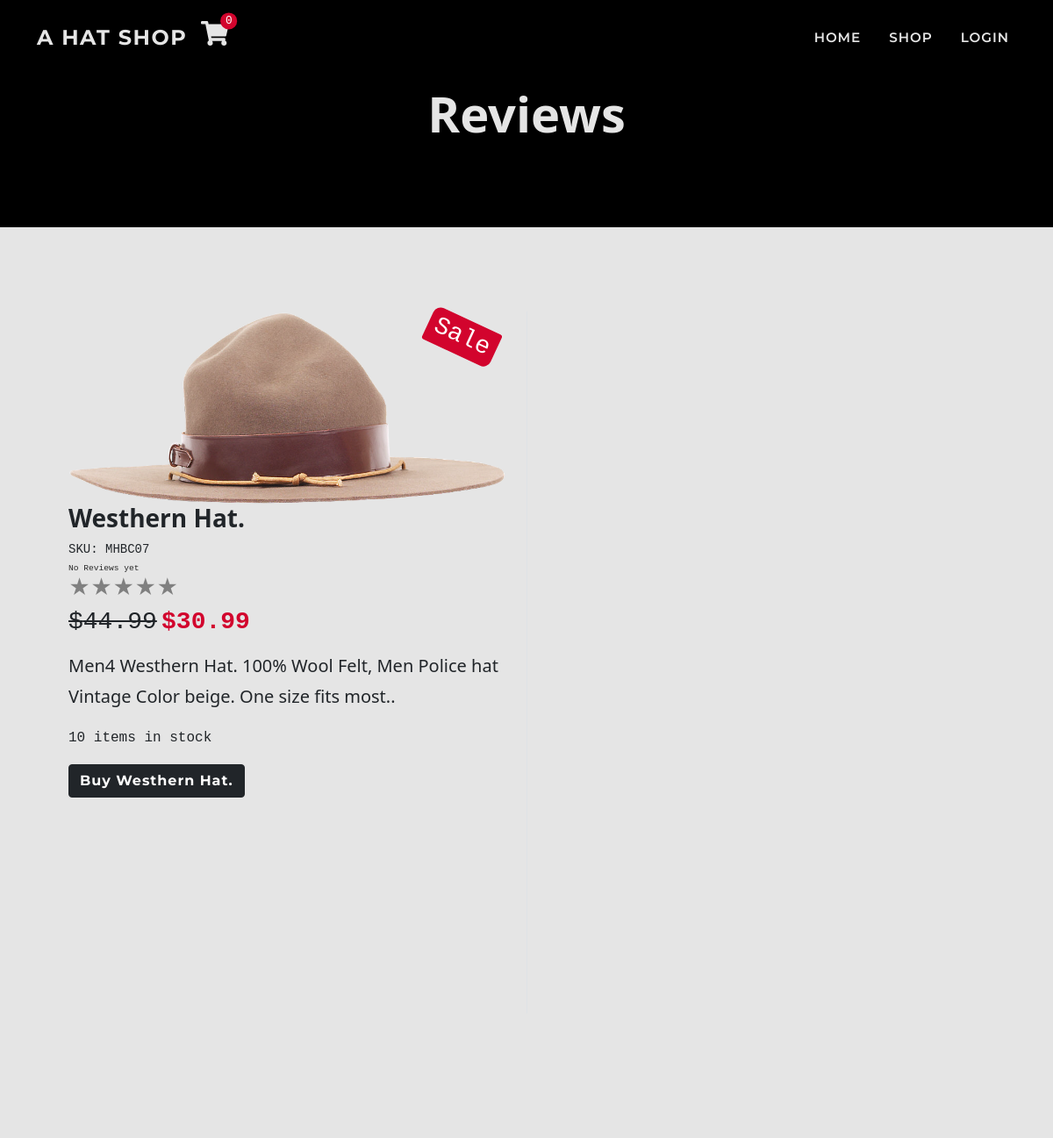
Page /review/all/11/ (upper part) on the earlier database version.
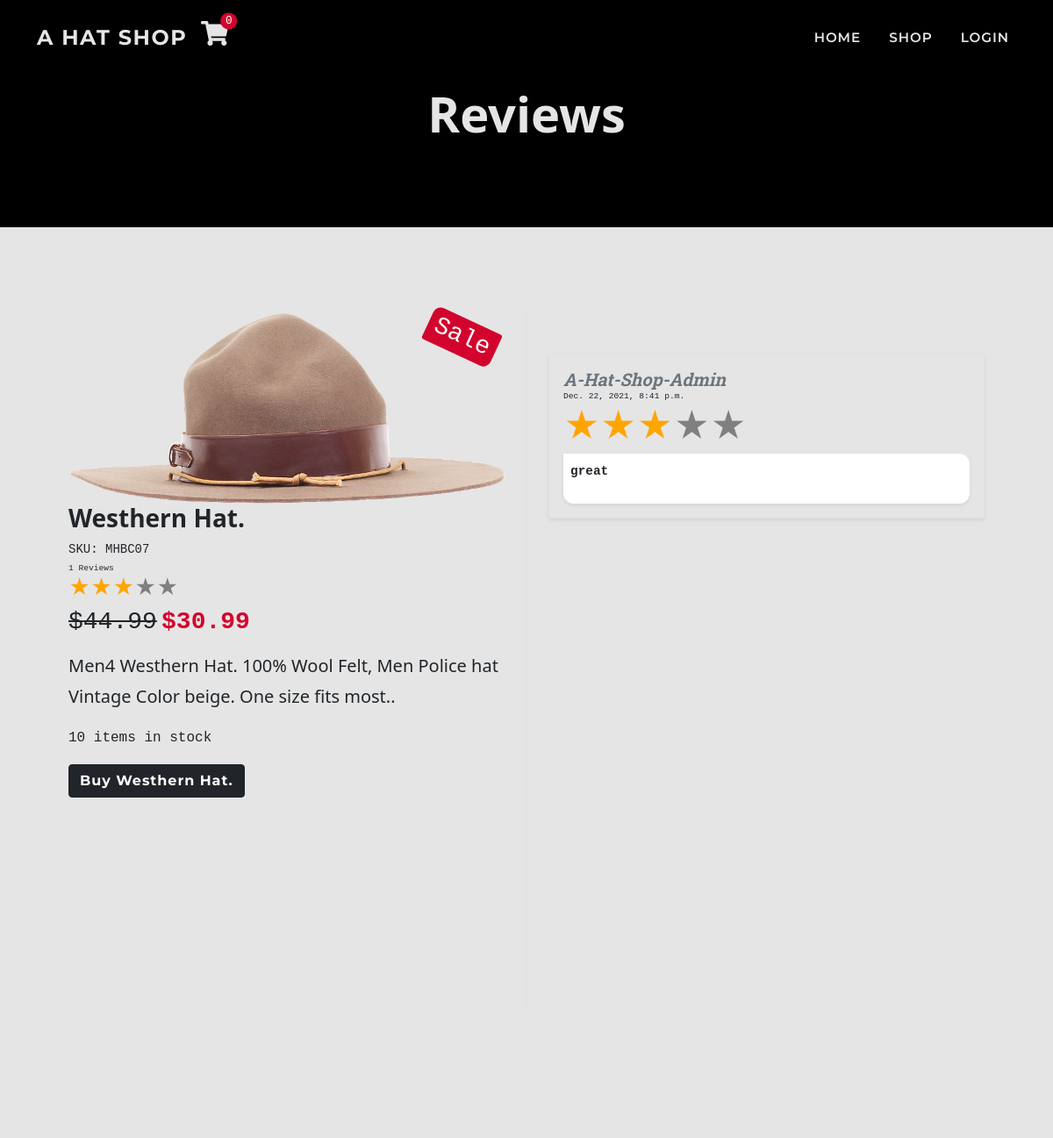
Same page on the later database version.
### shop/models.py (models this page shows, shortened)
class Product(models.Model):
    sku = models.CharField(max_length=60)
    category = models.ForeignKey(
        'Category', null=True, blank=True,
        on_delete=models.SET_NULL)
    style = models.CharField(max_length=60)
    color = models.CharField(max_length=60)
    name = models.CharField(max_length=60)
    description = models.TextField(max_length=250)
    price = models.DecimalField(
        max_digits=6, decimal_places=2)
    image = models.ImageField(null=True, blank=True)
    sale = models.BooleanField(default=False)
    sale_price = models.DecimalField(
        max_digits=6, decimal_places=2,
        null=True, blank=True)
    item_count = models.IntegerField(
        blank=False, null=False, default=0)
    rating = models.DecimalField(
        max_digits=6, decimal_places=2,
        null=True, blank=True)
    rating_counter = models.PositiveSmallIntegerField(default=0)

### reviews/models.py (models this page shows, shortened)
class ProductReview(models.Model):
    CHOICES = [(i, i) for i in range(6)]
    user_profile = models.ForeignKey(
        User, on_delete=models.CASCADE,
        related_name='user_review')
    product = models.ForeignKey(
        Product, on_delete=models.CASCADE,
        related_name='product_review')
    rating = models.PositiveSmallIntegerField(
        default=5, choices=CHOICES)
    review = models.TextField(max_length=500)
    order = models.ForeignKey(
        Order, on_delete=models.CASCADE,
        related_name='order_review', null=True)
    date = models.DateTimeField(auto_now_add=True)

### reviews/views.py (the view)
# urls.py: path('all/<int:item_id>/', views.all_reviews, name='all_reviews'),
def all_reviews(request, item_id):
    item = get_object_or_404(Product, pk=item_id)
    reviews = item.product_review.all()
    context = {
        'item': item,
        'reviews': reviews,
    }
    return render(request, 'review/reviews.html', context)

### cart/contexts.py (called while the page is built, shortened)
def cart_contents(request):
    cart_items = []
    total = 0
    before = 0
    item_count = 0
    availability = 0
    cart = request.session.get('cart', {})
    if total < 50:
        delivery = total * Decimal(10 / 100)
        free_deivery = 50 * total
    else:
        delivery = 0
        free_deivery = 0
    delivery = round(delivery, 2)
    grand_total = delivery + total
    grand_total = round(grand_total, 2)
    context = {
        'cart_items': cart_items,
        'total': total,
        'before': before,
        'item_count': item_count,
        'delivery': delivery,
        'free_deivery': free_deivery,
        'deivery_treshold': 10,
        'grand_total': grand_total,
    }
    return context

### reviews/contexts.py (called while the page is built)
def review_context(request):
    review_items = ProductReview.objects.all()
    context = {
        'review_items': review_items,
    }
    return context

### support/contexts.py (called while the page is built, shortened)
def message_context(request):
    unread_messages_count = 0
    user_messages = None
    all_messages = Message.objects.all()
    context = {
        'unread_messages_count': unread_messages_count,
        'user_messages': user_messages,
    }
    return context

### reviews/templates/review/reviews.html (shortened to what this page needs)
{% extends 'base.html' %}
{% load static %}
{% load thumbnail %}
{% block page_header %}
<header class="bg-black py-5">
    <div class="container px-4 px-lg-5 my-5">
        <div class="text-center">
            <h1 class="display-4 fw-bolder">Reviews</h1>
        </div>
    </div>
</header>
{% endblock %}
{% block content %}
<section class="page-section">
    <div class="container pb-5 px-4 px-lg-5">
        <div class="item row gx-4 gx-lg-5">
            <div class="col-md-6 mb-4 mb-md-0">
                <div class="position-relative">
                    {% thumbnail item.image "500" as im %}
                    <img class="card-img-top mb-md-0" src="{{ im.url }}" alt="{{ item.name }}" />
                    {% endthumbnail %}
                    {% if item.sale %}
                    <div class="badge bg-danger text-white position-absolute w-auto" style="top: 0.5rem; right: 0.5rem">
                        <h3 class="m-0 font-monospace">Sale</h3>
                    </div>
                    {% endif %}
                </div>
                <h3 class="fw-bolder text-capitalize">{{ item.name }}</h3>
                <div class="small mb-1 font-monospace">SKU: {{ item.sku }}</div>
                    {% include 'includes/stars.html' %}
                <div class="fs-5 mb-3">
                    {% if item.sale %}
                    <span class="text-decoration-line-through h3 font-monospace">${{ item.price }}</span>
                    <span class="text-danger h3 fw-bolder font-monospace">${{ item.sale_price }} </span>
                    {% else %}
                    <span class="font-monospace fw-bolder h3">${{ item.price }} </span>
                    {% endif %}
                </div>
                <p class="lead">{{ item.description }}</p>
                {% if item.item_count == 0 %}
                <p class="text-danger font-monospace">{{ item.item_count }} Out of stock</p>
                {% elif item.item_count < 5  %}
                <p class="text-danger font-monospace">
                    Only {{ item.item_count }} left in stock.
                </p>
                {% else %}
                <p class="font-monospace">{{ item.item_count }} items in stock</p>
                {% endif %}
                  <a href="{% url 'shop_item' item.id %}" class="btn btn-dark">Buy {{ item.name }}</a>
            </div>
            <div class="col-md-6 border-start review-container">
                {% for review in reviews reversed %}
                <div class="mt-5 shadow-sm border rounded p-3 ">
                    <h5 class="m-0 fw-bolder text-muted text-italic text-capitalize">{{ review.user_profile }}</h5>
                    <div class="">
                        <p class="m-0 time font-monospace">{{ review.date }}</p>
                        <div class="stars h1"
                            style="background-image: linear-gradient(to right, orange, orange {% widthratio review.rating 5 100 %}%, gray {% widthratio review.rating 5 100 %}%, gray 100%)">
                        </div>
                        <div class="text bg-white p-2 shadow-sm">
                            <p class="message fw-bolder font-monospace">{{ review.review }}</p>
                        </div>
                    </div>
                </div>
                {% endfor %}
            </div>
        </div>
    </div>
</section>
{% endblock %}

### reviews/templates/includes/stars.html (shortened to what this page needs)
<div class="star_container">
    {% if product.rating %}
    <div class="my-auto text-primary p-0 me-2 time font-monospace">{{ product.rating_counter }} Reviews</div>
    <a href="{% url 'all_reviews' product.id %}">
    <div class="stars h4"
        style="background-image: linear-gradient(to right, orange, orange {% widthratio product.rating 5 100 %}%, gray {% widthratio product.rating 5 100 %}%, gray 100%)">
        ★★★★★
    </div>
    </a>
    {% elif item.rating %}
    <div class="my-auto text-primary time font-monospace p-0 me-2">{{ item.rating_counter }} Reviews</div>
    <a href="{% url 'all_reviews' item.id %}">
    <div class="stars h4"
        style="background-image: linear-gradient(to right, orange, orange {% widthratio item.rating 5 100 %}%, gray {% widthratio item.rating 5 100 %}%, gray 100%)">
    </div>
    </a>
    {% else %}
    <div class="my-auto time font-monospace text-primary p-0 me-2">No Reviews yet</div>
    <div class="stars h4" style="background-image: linear-gradient(to right, gray, gray)">
    </div>
    {% endif %}
</div>

Differences in the rows shown:
changed Product "Westhern Hat.": rating empty → 3 (drawn); rating_counter (not shown) → "1"
added ProductReview: user_profile "A-Hat-Shop-Admin", date "Dec. 22, 2021, 8:41 p.m.", review "great"
Other differences:
text no longer shown: "No Reviews yet"
text now shown: "Reviews"
